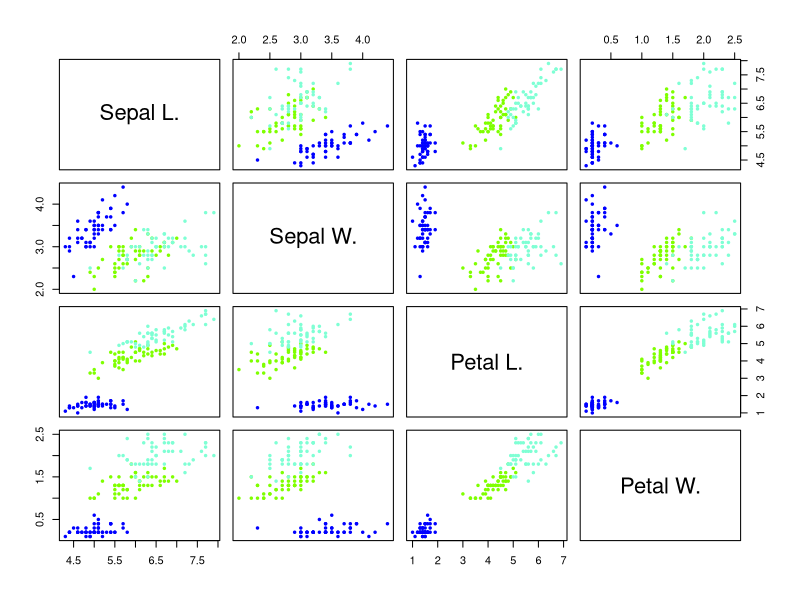

Write R code to recreate this figure.
## ---- chunk 1
library(tidyverse)
## ---- chunk 2
data(iris3)
## ---- chunk 3
#3a:
#Cargamos datos de Iris y librerias de manejo de databases
datos <- as.data.frame(iris3)
#Tomamos la matriz con datos correspondientes a la especie Setosa.
X <- as.matrix(datos[,1:4])
m <- nrow(X)
uno <- rep(1,m)

#Calculamos x barra
suma_setosa <- colSums(X)
media_setosa <- suma_setosa/m
names(media_setosa)[] = "Media"

#Calculamos la matriz A
aux <- diag(m)-uno%*%t(uno)/m
A <- t(X) %*% aux %*% X

#Matriz de covarianza muestral insesgada
S_x <- (1/49)*A

## ---- chunk 4
spec <- eigen(S_x)
e_valores <- as.vector(spec[[1]])
## ---- chunk 5
U <- as.matrix(spec[[2]]) #matriz de eigenvectores
L <- diag(e_valores,4)
## ---- chunk 6
norm(U%*%L%*%t(U) - S_x)
## ---- chunk 7
U%*%L%*%t(U)
S_x
## ---- chunk 8
round(U%*%t(U),3)#UU'# 
round(t(U)%*%U,3)#U'U
## ---- chunk 9
colores <- c("blue", "chartreuse", "aquamarine")
species <- names(iris3[1,1,])
pairs(rbind(iris3[,,1],iris3[,,2],iris3[,,3]), 
      col=colores[gl(3,50,labels = species)], pch = 19,  cex = 0.5 )
## ---- chunk 10
C<- cbind((diag(4)),c(0,0,1,1))
Y<- X%*%C
head(Y)
## ---- chunk 11
n <- nrow(Y)
unoY <- rep(1,n)

#Calculamos y barra
sumaY <- colSums(Y)
media_Y <- sumaY/n

#Calculamos la matriz A
auxY <- diag(n)-uno%*%t(uno)/n
A_Y <- t(Y) %*% auxY %*% Y

#Matriz de covarianza muestral insesgada
S_y <- (1/49)*A_Y

#eigenvalores y eigenvectores
(spec_y <- eigen(S_y))
## ---- chunk 12
min(spec_y$values)
comb_lin <- numeric(dim(S_y)[1])
for (i in 1:dim(S_y)[1]) {
  comb_lin <- comb_lin + spec_y$vectors[i,5]*Y[,i]
}
var(comb_lin)
## ---- chunk 13
aprox <- t(C)%*%S_x%*%C
norm(aprox - S_y)
